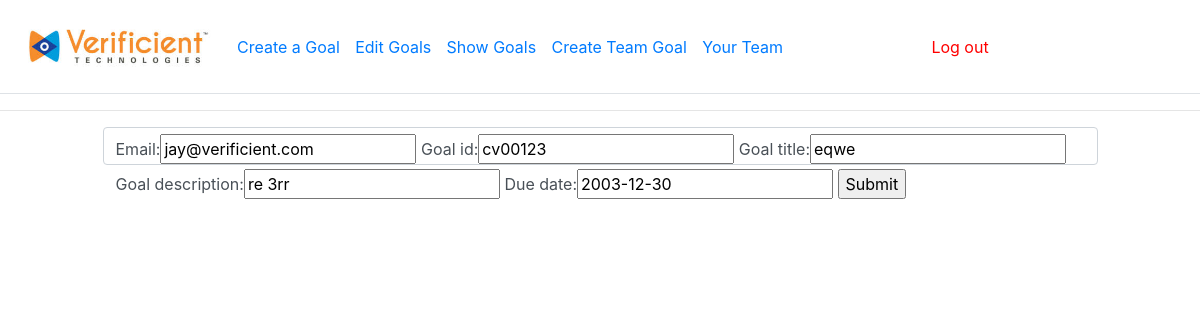
Screenshot of /update_order/4/ with the database file from the repository.
### miss_management/models.py (models this page shows)
class Emp_goal_data_man(models.Model):  # database name is Emp_goal_data_man,for storing goals details
    email = models.EmailField(max_length=50)
    goal_id = models.CharField(max_length=100)
    goal_title = models.CharField(max_length=100)
    goal_description = models.CharField(max_length=100)
    due_date = models.CharField(max_length=25, default="NA")
    employee_comment = models.CharField(max_length=100, default="NA")
    employee_ratings = models.IntegerField(default=00)
    manager_comment = models.CharField(max_length=100, default="NA")
    manager_ratings = models.IntegerField(default=00)

### miss_management/views.py (the view)
# urls.py: path('update_order/<str:pk>/', views.updateOrder, name="update_order"),
def updateOrder(request, pk):
    order = Emp_goal_data_man.objects.get(id=pk)
    form = OrderForm(instance=order)
    if request.method == 'POST':
        form = OrderForm(request.POST, instance=order)
        if form.is_valid():
            form.save()
            return redirect("DisplayEmpData")
    context = {'form': form}
    return render(request, 'miss_management/update_goal_form.html', context)

### miss_management/forms.py
class OrderForm(ModelForm):
    class Meta:
        model = Emp_goal_data_man
        fields = '__all__'
        widgets = {
            'employee_comment': forms.HiddenInput(),
            'employee_ratings': forms.HiddenInput(),
            'manager_comment': forms.HiddenInput(),
            'manager_ratings': forms.HiddenInput(),
        }

### miss_management/templates/miss_management/update_goal_form.html (shortened to what this page needs)
{% load static %}
{% block content %}
<!DOCTYPE html>
<html>
<head>
    {% include "bootstrap.html" %}
</head>
  <body style="color:white">
    {% include "navbar_emp.html" %}
    <hr>
      <div class="row">
      <div class="col-sm-1 col-md-1 col-lg-1">
      </div>
      <div class="col-sm-10 col-md-10 col-lg-10">
			<form action="" method="POST" class="form-control">
				{{form}}
				<input type="submit" name="Submit">
			</form>
      </div>
      <div class="col-sm-1 col-md-1 col-lg-1">
      </div>
    </div>
  </body>
</html>
{% endblock %}

### miss_management/templates/miss_management/navbar_emp.html (style rules this page uses)
body { max-width: 100% !important; overflow-x: hidden; }

### rows the page displays
Emp_goal_data_man: email "jay@verificient.com", goal_id "cv00123", goal_title "eqwe", goal_description "re 3rr", due_date "2003-12-30"
